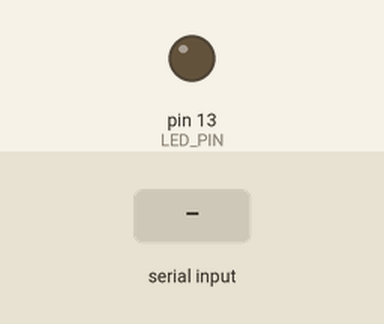
Bench run of a sketch on a simulated Arduino Uno, built with avr-gcc and run on an emulated ATmega328P. On the bench: output pins drawn as LEDs (lit = HIGH). Dashed ring = blinking. The test bench sets the inputs (shaded band). Random numbers use the default seed unless the sketch sets one; what the sketch prints to the serial monitor is not drawn.

Above: at 0.22 s.
At 1.2 s:
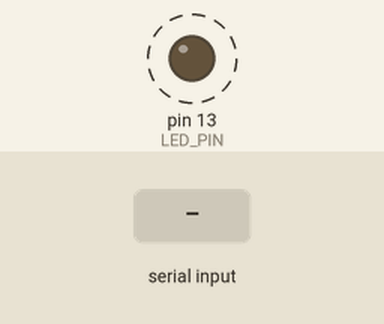
1.3 s: "30,150\n" received over Serial
Timing chart, 0 to 10.3 s (numbered marks = the images above; inputs shaded):
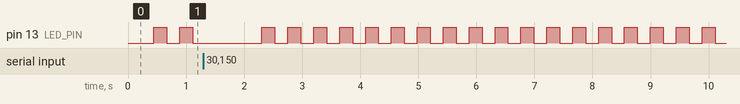

The sketch:

tempo_guessing_game.ino
```cpp
const int LED_PIN = 13;

int tempo;                      //Tempo in BPM
long delay_MS;                  //Delay in milliseconds
boolean blink_status = true;    //true == LED on, false == LED off
int tries;                      //Tracks the number of tries to guess the tempo
int precision = 3;              //Determine accuracy of guess (within +/- 3 BPM)

void newGame(){
  // Reset the nunmber of tries:
  tries = 1;

  // select a random tempo between 30 and 150 BPM:
  tempo = random(30, 150);

  //Calculate the amount of delay:
  //Milliseconds per minute/beats per minute
  unsigned int milliseconds_per_minute = 1000*60;
  delay_MS = milliseconds_per_minute/tempo;

  //Divide by 2 to get half the period:
  delay_MS = delay_MS/2;

  //Print a message:
  Serial.println("Enter the tempo in BPM (e.g. 120): ");
}

void blinkLED(){
  static long last_time = 0;  // Used to track milliseconds between blinks

  // Get the current time in milliseconds
  long current_time = millis();

  // If the current time - last time is greater than the delay time
  if(current_time - last_time >= delay_MS){
    // Toggle blink stats (flase = true or true = false)
    blink_status = !blink_status;
    last_time = current_time; // reset last_time
    updateLED();
  }
}

void updateLED(){
  // Toggle the LED
  if(blink_status == true){
    digitalWrite(LED_PIN, HIGH);
  } else {
    digitalWrite(LED_PIN, LOW);
  }
}

void showCorrectAnswer(){
  Serial.print("Congratulations! You selected the correct tempo in: ");
  Serial.print(tries);
  Serial.println(" tries!");
  Serial.print("The exact tempo is: ");
  Serial.println(tempo);
}


void setup() {
  //Establish 9600 baud serial connection
  Serial.begin(9600);

  //Set up a digital pin as an output:
  pinMode(LED_PIN, OUTPUT);

  //Initialize (seed) the random number generator
  randomSeed(analogRead(0));

  //Set up a new game:
  newGame();
}

void loop() {
  blinkLED();

  //Check Response
  if(Serial.available() > 0){
    //Read the incoming byte
    long input = Serial.parseInt();

    //Check responses:
    if(input > tempo + precision){
      Serial.println("Sorry, your guess is too high. Try again.");
      tries++;
    }
    //See if guess is within the range of the current tempo + precision and
    // current tempo - precision
    if(input <= tempo + precision && input >= tempo - precision){
      //Correct Answer
      showCorrectAnswer();

      //Start a new game:
      newGame();
    }
  }
}

// Tempo Guessing Game:

// The tempo game sketch blinks an LED at a random tempo and the user
// guesses the tempo by entering numbers in the Serial Monitor window.
// The program provides feedback on each guess and tracks the number of
// of tries it takes to guess the tempo.

// This tempo game will allow you to practice the skill of detecting tempos.
// A variable called 'precision' can be altered so guesses are evaluated with
// more (or less) precision.


// Setup:

// The "prelude" is similar to other sketches - a global constant and several variables are initialized,
// and a Serial connection is established in the setup() function. Two lines of the setup() method are
// unfamiliar: randomSeed() and newGame().

// randomSeed() is a built-in function that seeds a random number generator with a unique value. Without
// this step, the random number generator would always return the same pattern of numbers. In this case,
// a random value is read from an analog port to seed the generator.

// newGame() is a custom function that is called at the start of each game. It's job is to select a new
// random tempo, reset the variable that corresponds to the number of tries, and calculate the number of
// milliseconds per beat


// Helper Functions:

// Three helper functions - blinkLED(). updateLED(), and showCorrectAnswer() - simplify the logic in the
// main loop. Although this code could have been placed in the main loop, it would make for a long and
// unwieldy function. Breaking the code into smaller chunks of code clarifies the logic and provides an
// opportunity to reuse the code in other sketches.

// The blinkLED() function uses a static variable, last_time, to track the number of milliseconds between
// calls. As mentioned previously, the static key word means that the value of the variable is stored
// between calls to the function (even though the variable does not have global scope). As you can see
// from the comments in blinkLED(), the function toggles the status of the LED each time
// current_time - last_time is greater than or equal to delay_MS. The following line:

// blink_status = !blink_status;

// is a handy way to toggle between (true/false) variables between states. Another helper function,
// updateLED(), is called each time the state of the LED changes. This function simply turns the LED
// on or off depending on the value of the variable, blink_status.

// A final helper function, showCorrectAnswer(), is caleld whenever the user enters a correct response.
// You might want to add additional feedback such as snarkyc comments when responses exceed a certain
// number of tries.


// Main loop():

// The main loop() function is the heart of the tempo_game program. Its job is to call the blinkLED() method
// and to evaluate user responses. A pseudo-code version might look like this:

// - call blinkLED()
// - Read data from the serial port(if available)
// - Incremenet the tries variable and provide feedback for an incorrect response
// - Call showCorrectAnswer() and newGame() if user enters a correct response
```

Measured:
- by itself, pin 13 (LED_PIN): alternates HIGH for 0.22 s and LOW for 0.22 s
